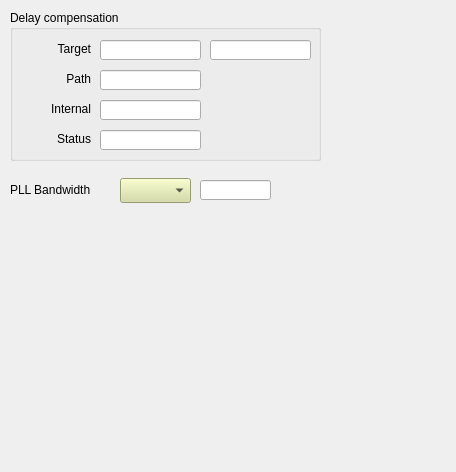
<?xml version="1.0" encoding="UTF-8"?>
<ui version="4.0">
 <class>Form</class>
 <widget class="QWidget" name="Form">
  <property name="geometry">
   <rect>
    <x>0</x>
    <y>0</y>
    <width>456</width>
    <height>472</height>
   </rect>
  </property>
  <property name="windowTitle">
   <string>Form</string>
  </property>
  <widget class="QGroupBox" name="groupBox">
   <property name="geometry">
    <rect>
     <x>10</x>
     <y>10</y>
     <width>311</width>
     <height>151</height>
    </rect>
   </property>
   <property name="title">
    <string>Delay compensation</string>
   </property>
   <widget class="QLabel" name="label_2">
    <property name="geometry">
     <rect>
      <x>20</x>
      <y>30</y>
      <width>61</width>
      <height>17</height>
     </rect>
    </property>
    <property name="text">
     <string>Target</string>
    </property>
    <property name="alignment">
     <set>Qt::AlignRight|Qt::AlignTrailing|Qt::AlignVCenter</set>
    </property>
   </widget>
   <widget class="QLabel" name="label_3">
    <property name="geometry">
     <rect>
      <x>20</x>
      <y>60</y>
      <width>61</width>
      <height>17</height>
     </rect>
    </property>
    <property name="text">
     <string>Path</string>
    </property>
    <property name="alignment">
     <set>Qt::AlignRight|Qt::AlignTrailing|Qt::AlignVCenter</set>
    </property>
   </widget>
   <widget class="QLabel" name="label_4">
    <property name="geometry">
     <rect>
      <x>20</x>
      <y>90</y>
      <width>61</width>
      <height>17</height>
     </rect>
    </property>
    <property name="text">
     <string>Internal</string>
    </property>
    <property name="alignment">
     <set>Qt::AlignRight|Qt::AlignTrailing|Qt::AlignVCenter</set>
    </property>
   </widget>
   <widget class="QLabel" name="label_5">
    <property name="geometry">
     <rect>
      <x>20</x>
      <y>120</y>
      <width>61</width>
      <height>17</height>
     </rect>
    </property>
    <property name="text">
     <string>Status</string>
    </property>
    <property name="alignment">
     <set>Qt::AlignRight|Qt::AlignTrailing|Qt::AlignVCenter</set>
    </property>
   </widget>
   <widget class="caLineEdit" name="calineedit_16">
    <property name="geometry">
     <rect>
      <x>200</x>
      <y>30</y>
      <width>101</width>
      <height>20</height>
     </rect>
    </property>
    <property name="alignment">
     <set>Qt::AlignLeading|Qt::AlignLeft|Qt::AlignVCenter</set>
    </property>
    <property name="channel" stdset="0">
     <string notr="true">$(EVR):DlyCompensation-Target-RB</string>
    </property>
    <property name="unitsEnabled">
     <bool>true</bool>
    </property>
   </widget>
   <widget class="caTextEntry" name="catextentry_4">
    <property name="geometry">
     <rect>
      <x>90</x>
      <y>30</y>
      <width>101</width>
      <height>20</height>
     </rect>
    </property>
    <property name="channel" stdset="0">
     <string notr="true">$(EVR):DlyCompensation-Target-SP</string>
    </property>
    <property name="background">
     <color>
      <red>212</red>
      <green>219</green>
      <blue>157</blue>
     </color>
    </property>
    <property name="colorMode">
     <enum>caLineEdit::Static</enum>
    </property>
   </widget>
   <widget class="caLineEdit" name="calineedit_17">
    <property name="geometry">
     <rect>
      <x>90</x>
      <y>60</y>
      <width>101</width>
      <height>20</height>
     </rect>
    </property>
    <property name="alignment">
     <set>Qt::AlignLeading|Qt::AlignLeft|Qt::AlignVCenter</set>
    </property>
    <property name="channel" stdset="0">
     <string notr="true">$(EVR):DlyCompensation-Path-RB</string>
    </property>
    <property name="unitsEnabled">
     <bool>true</bool>
    </property>
   </widget>
   <widget class="caLineEdit" name="calineedit_18">
    <property name="geometry">
     <rect>
      <x>90</x>
      <y>90</y>
      <width>101</width>
      <height>20</height>
     </rect>
    </property>
    <property name="alignment">
     <set>Qt::AlignLeading|Qt::AlignLeft|Qt::AlignVCenter</set>
    </property>
    <property name="channel" stdset="0">
     <string notr="true">$(EVR):DlyCompensation-Internal-RB</string>
    </property>
    <property name="unitsEnabled">
     <bool>true</bool>
    </property>
   </widget>
   <widget class="caLineEdit" name="calineedit_19">
    <property name="geometry">
     <rect>
      <x>90</x>
      <y>120</y>
      <width>101</width>
      <height>20</height>
     </rect>
    </property>
    <property name="alignment">
     <set>Qt::AlignLeading|Qt::AlignLeft|Qt::AlignVCenter</set>
    </property>
    <property name="channel" stdset="0">
     <string notr="true">$(EVR):DlyCompensation-Status-RB</string>
    </property>
    <property name="unitsEnabled">
     <bool>true</bool>
    </property>
   </widget>
  </widget>
  <widget class="QLabel" name="label">
   <property name="geometry">
    <rect>
     <x>10</x>
     <y>181</y>
     <width>101</width>
     <height>17</height>
    </rect>
   </property>
   <property name="text">
    <string>PLL Bandwidth</string>
   </property>
  </widget>
  <widget class="caMenu" name="camenu_2">
   <property name="geometry">
    <rect>
     <x>120</x>
     <y>178</y>
     <width>71</width>
     <height>25</height>
    </rect>
   </property>
   <property name="styleSheet">
    <string notr="true">background-color: rgb(212, 219, 157);</string>
   </property>
   <property name="channel" stdset="0">
    <string notr="true">$(EVR):Pll-Bandwidth-Sel</string>
   </property>
  </widget>
  <widget class="caLineEdit" name="calineedit_20">
   <property name="geometry">
    <rect>
     <x>200</x>
     <y>180</y>
     <width>71</width>
     <height>20</height>
    </rect>
   </property>
   <property name="alignment">
    <set>Qt::AlignLeading|Qt::AlignLeft|Qt::AlignVCenter</set>
   </property>
   <property name="channel" stdset="0">
    <string notr="true">$(EVR):Pll-Bandwidth-RB</string>
   </property>
   <property name="unitsEnabled">
    <bool>true</bool>
   </property>
  </widget>
  <widget class="caInclude" name="cainclude">
   <property name="geometry">
    <rect>
     <x>1</x>
     <y>210</y>
     <width>422</width>
     <height>110</height>
    </rect>
   </property>
   <property name="macro">
    <string notr="true">EVR=$(EVR),ID=0</string>
   </property>
   <property name="filename" stdset="0">
    <string notr="true">G_EVR_dbus.ui</string>
   </property>
  </widget>
  <widget class="caInclude" name="cainclude_2">
   <property name="geometry">
    <rect>
     <x>0</x>
     <y>320</y>
     <width>422</width>
     <height>110</height>
    </rect>
   </property>
   <property name="macro">
    <string notr="true">EVR=$(EVR),ID=1</string>
   </property>
   <property name="filename" stdset="0">
    <string notr="true">G_EVR_dbus.ui</string>
   </property>
  </widget>
 </widget>
 <customwidgets>
  <customwidget>
   <class>caMenu</class>
   <extends>QComboBox</extends>
   <header>caMenu</header>
  </customwidget>
  <customwidget>
   <class>caTextEntry</class>
   <extends>caLineEdit</extends>
   <header>caTextEntry</header>
  </customwidget>
  <customwidget>
   <class>caInclude</class>
   <extends>QWidget</extends>
   <header>caInclude</header>
  </customwidget>
  <customwidget>
   <class>caLineEdit</class>
   <extends>QLineEdit</extends>
   <header>caLineEdit</header>
  </customwidget>
 </customwidgets>
 <resources/>
 <connections/>
</ui>
